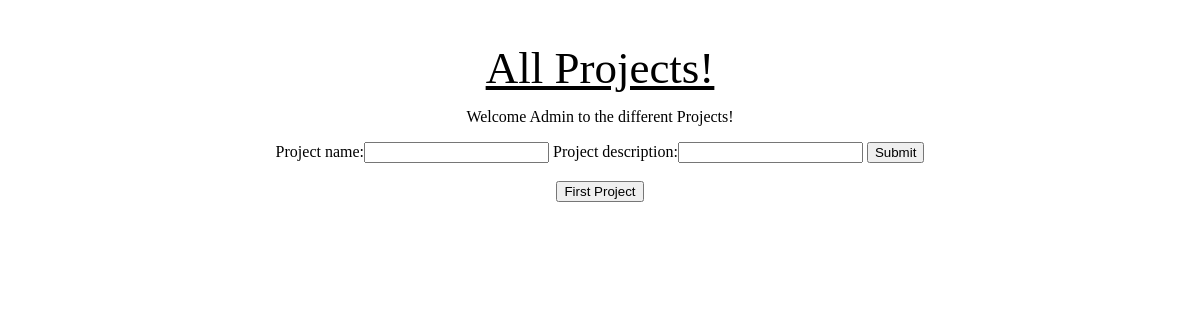
Before: /quest/admin_project_page with the older database file.
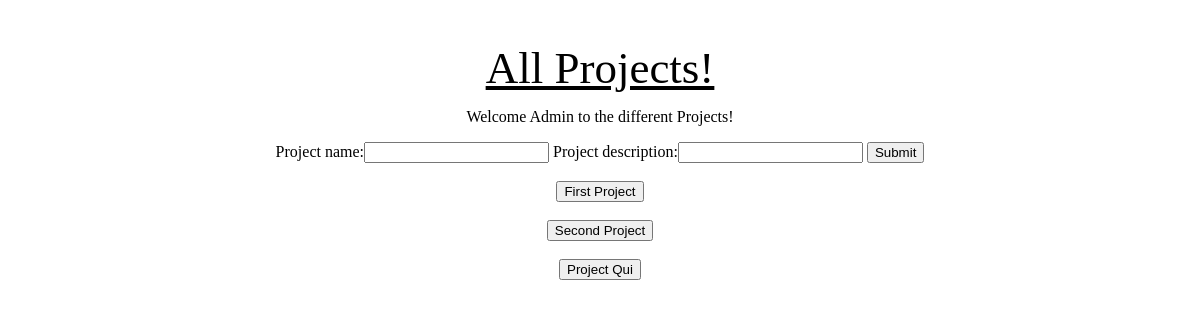
After: the same page with the newer database file.
### quest_extension/models.py (models this page shows)
class Project(models.Model):
    project_name = models.CharField(max_length=1000)
    project_description = models.CharField(max_length=1000)

### quest_extension/views.py (the view)
# urls.py: path('admin_project_page', views.admin_project_page)
def admin_project_page(request):
    if request.method == 'POST':
        project_form = ProjectForm(request.POST)
        if project_form.is_valid():
            temp = project_form.save(commit=False)
            temp.save()
            project_id = temp.id
            return HttpResponseRedirect('/quest/admin_home/' + str(project_id))
    else:
        project_form = ProjectForm()
        list_of_projects = Project.objects.all()
    context = {'project_form': project_form, 'list_of_projects': list_of_projects}
    return render(request, 'quest_extension/admin_project_page.html', context)

### quest_extension/forms.py
class ProjectForm(forms.ModelForm):
    class Meta:
        model = models.Project
        fields = ['project_name', 'project_description']

### quest_extension/templates/quest_extension/admin_project_page.html (shortened to what this page needs)
{% load static %}
<!DOCTYPE html>
<html lang="en">
    <head>
    <link rel="stylesheet" type="text/css" href="{% static 'quest_extension/admin_home_style.css' %}">
    </head>
    <body>
	<h1>All Projects!</h1>
	<p>Welcome Admin to the different Projects!</p>
    <form method='POST'>
    {{ project_form }}
    <button type='submit' name= 'new_project'>Submit</button>
    </form>
    {% for project in list_of_projects %}
    <br>
    <form method='GET' action='/quest/admin_home/{{project.id}}'>
        <button type='submit'>{{project.project_name}}</button>
    </form>
    {% endfor %}
    </body>
</html>

### quest_extension/static/quest_extension/admin_home_style.css (style rules this page uses)
* { text-align: center; }
h1 { padding-top: 3%; text-decoration: underline; color: black; font-family: 'Trocchi', serif; font-size: 45px; font-weight: normal; line-height: 48px; margin: 0; }

Changed rows visible on the page:
added Project: project_name "Second Project"
added Project: project_name "Project Qui"
